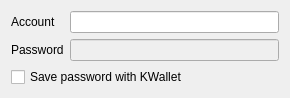
<?xml version="1.0" encoding="UTF-8"?>
<ui version="4.0">
 <class>Account</class>
 <widget class="QWidget" name="Account">
  <property name="geometry">
   <rect>
    <x>0</x>
    <y>0</y>
    <width>290</width>
    <height>94</height>
   </rect>
  </property>
  <property name="windowTitle">
   <string notr="true"/>
  </property>
  <layout class="QFormLayout" name="formLayout">
   <property name="fieldGrowthPolicy">
    <enum>QFormLayout::ExpandingFieldsGrow</enum>
   </property>
   <item row="0" column="0">
    <widget class="QLabel" name="label">
     <property name="text">
      <string>Account</string>
     </property>
    </widget>
   </item>
   <item row="1" column="0">
    <widget class="QLabel" name="label_2">
     <property name="text">
      <string>Password</string>
     </property>
    </widget>
   </item>
   <item row="0" column="1">
    <widget class="KLineEdit" name="accountEdit"/>
   </item>
   <item row="1" column="1">
    <widget class="KLineEdit" name="passwordEdit">
     <property name="enabled">
      <bool>false</bool>
     </property>
     <property name="passwordMode">
      <bool>true</bool>
     </property>
    </widget>
   </item>
   <item row="2" column="0" colspan="2">
    <widget class="QCheckBox" name="saveCheck">
     <property name="text">
      <string>Save password with KWallet</string>
     </property>
    </widget>
   </item>
  </layout>
 </widget>
 <customwidgets>
  <customwidget>
   <class>KLineEdit</class>
   <extends>QLineEdit</extends>
   <header>klineedit.h</header>
  </customwidget>
 </customwidgets>
 <resources/>
 <connections>
  <connection>
   <sender>saveCheck</sender>
   <signal>toggled(bool)</signal>
   <receiver>passwordEdit</receiver>
   <slot>setEnabled(bool)</slot>
   <hints>
    <hint type="sourcelabel">
     <x>61</x>
     <y>76</y>
    </hint>
    <hint type="destinationlabel">
     <x>86</x>
     <y>50</y>
    </hint>
   </hints>
  </connection>
 </connections>
</ui>
